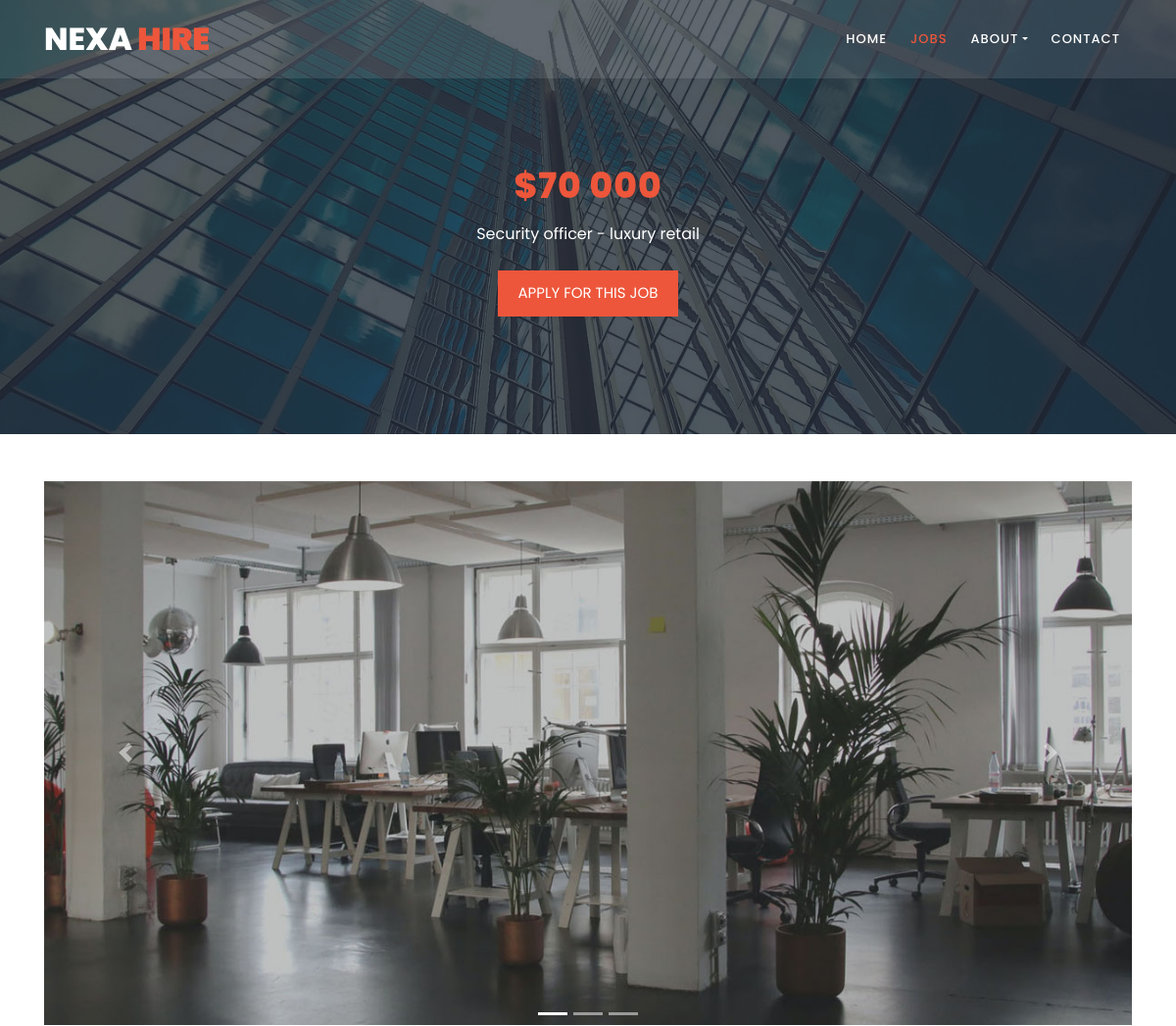
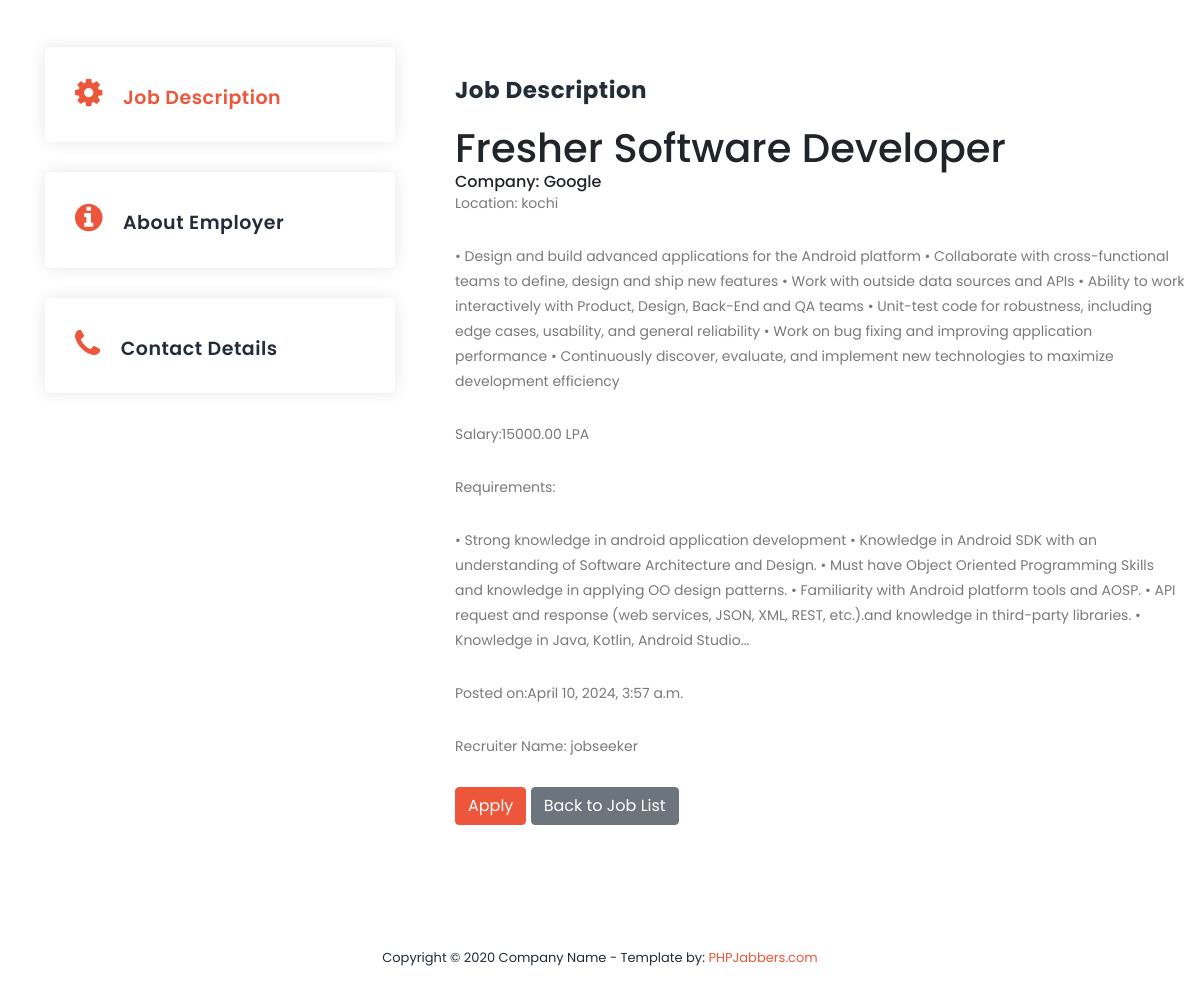
Page /jobs/job/1/ on the committed database (2 pictures, top to bottom).
### jobs/models.py (models this page shows, shortened)
class Job(models.Model):
    title = models.CharField(max_length=255)
    company_name = models.CharField(max_length=255)
    description = models.TextField()
    location = models.CharField(max_length=100)
    salary = models.DecimalField(max_digits=10, decimal_places=2)
    requirements = models.TextField()
    recruiter = models.ForeignKey(settings.AUTH_USER_MODEL, on_delete=models.CASCADE)
    created_at = models.DateTimeField(auto_now_add=True)
    company_logo = models.ImageField(upload_to='company_logos', default='https://cdn3.vectorstock.com/i/1000x1000/24/92/find-job-logo-icon-design-vector-22742492.jpg')

### account/models.py (models this page shows)
class User(AbstractUser):
    is_admin = models.BooleanField('Is admin', default=False)
    is_jobseeker = models.BooleanField('Is jobseeker', default=False)
    is_recruiter = models.BooleanField('Is recruiter', default=False)
    is_approved = models.BooleanField('Is approved', default=False)

### jobs/views.py (the view)
# urls.py: path('job/<int:pk>/', views.job_detail, name='job_detail'),
def job_detail(request, pk):
    job = get_object_or_404(Job, pk=pk)
    return render(request, 'jobs/job_detail.html', {'job': job})

### templates/jobs/job_detail.html (shortened to what this page needs)
{% load static%}
<!DOCTYPE html>
<html lang="en">
  <head>
    <link rel="stylesheet" type="text/css" href="{% static 'assets/css/bootstrap.min.css' %}">
    <link rel="stylesheet" type="text/css" href="{% static 'assets/css/font-awesome.css' %}">
    <link rel="stylesheet" href="{% static 'assets/css/style.css' %}">
    </head>
    <body>
    <header class="header-area header-sticky">
        <div class="container">
            <div class="row">
                <div class="col-12">
                    <nav class="main-nav">
                        <a href="index.html" class="logo">NEXA<em> HIRE</em></a>
                        <ul class="nav">
                            <li><a href="index.html">Home</a></li>
                            <li><a href="jobs.html" class="active">Jobs</a></li>
                            <li class="dropdown">
                                <a class="dropdown-toggle" data-toggle="dropdown" href="#" role="button" aria-haspopup="true" aria-expanded="false">About</a>
                            </li>
                            <li><a href="contact.html">Contact</a></li>
                        </ul>
                    </nav>
                </div>
            </div>
        </div>
    </header>
    <section class="section section-bg" id="call-to-action" style="background-image: url(assets/images/banner-image-1-1920x500.jpg)">
        <div class="container">
            <div class="row">
                <div class="col-lg-10 offset-lg-1">
                    <div class="cta-content">
                        <br>
                        <br>
                        <h2><em>$70 000</em></h2>
                        <p>Security officer - luxury retail</p>
                        <div class="main-button">
                          <a href="#">Apply for this Job</a>
                        </div>
                    </div>
                </div>
            </div>
        </div>
    </section>
    <section class="section" id="trainers">
        <div class="container">
            <br>
            <br>
            <div id="carouselExampleIndicators" class="carousel slide" data-ride="carousel">
              <ol class="carousel-indicators">
                <li data-target="#carouselExampleIndicators" data-slide-to="0" class="active"></li>
                <li data-target="#carouselExampleIndicators" data-slide-to="1"></li>
                <li data-target="#carouselExampleIndicators" data-slide-to="2"></li>
              </ol>
              <div class="carousel-inner">
                <div class="carousel-item active">
                  <img class="d-block w-100" src="{% static 'assets/images/job-image-1-1200x600.jpg' %}" alt="First slide">
                </div>
              </div>
              <a class="carousel-control-prev" href="#carouselExampleIndicators" role="button" data-slide="prev">
                <span class="carousel-control-prev-icon" aria-hidden="true"></span>
              </a>
              <a class="carousel-control-next" href="#carouselExampleIndicators" role="button" data-slide="next">
                <span class="carousel-control-next-icon" aria-hidden="true"></span>
              </a>
            </div>
            <br>
            <br>
            <div class="row" id="tabs">
              <div class="col-lg-4">
                <ul>
                  <li><a href='#tabs-1'><i class="fa fa-cog"></i> Job Description</a></li>
                  <li><a href='#tabs-2'><i class="fa fa-info-circle"></i> About Employer</a></li>
                  <li><a href='#tabs-3'><i class="fa fa-phone"></i> Contact Details</a></li>
                </ul>
              </div>
              <div class="col-lg-8">
                <section class='tabs-content' style="width: 100%;">
                  <article id='tabs-1'>
                    <h4>Job Description</h4>
                    <h1>{{ job.title }}</h1>
                    <h6>Company: {{ job.company_name }}</h6><p>Location: {{ job.location }}</p>
                    <p>{{ job.description }}</p>
                    <p>Salary:{{ job.salary }} LPA</p>
                    <p>Requirements:</p>
                    <p>{{ job.requirements }}</p>
                    <p>Posted on:{{ job.created_at }}</p>
                    <p>Recruiter Name: {{ job.recruiter }}</p>
                    <a href="{% url 'jobs:job_application' job_id=job.pk %}" class="btn btn-primary">Apply</a>
                    <a href="{% url 'jobs:job_list' %}" class="btn btn-secondary">Back to Job List</a>
                  </article>
                </section>
              </div>
            </div>
        </div>
    </section>
    <footer>
        <div class="container">
            <div class="row">
                <div class="col-lg-12">
                    <p>
                        Copyright © 2020 Company Name
                        - Template by: <a href="https://www.phpjabbers.com/">PHPJabbers.com</a>
                    </p>
                </div>
            </div>
        </div>
    </footer>
  </body>
</html>

### rows in the picture
Job: title "Fresher Software Developer", company_name "Google", location "kochi", description "• Design and build advanced applications for the Android platform • Collaborate with cross-functional teams to define, design and ship new features • Work with outside data sources and APIs • Ability to work interactively with Product, Design, Back-End and QA teams • Unit-test code for robustness, including edge cases, usability, and general reliability • Work on bug fixing and improving application performance • Continuously discover, evaluate, and implement new technologies to maximize development efficiency", salary "15000.00", requirements "• Strong knowledge in android application development • Knowledge in Android SDK with an understanding of Software Architecture and Design. • Must have Object Oriented Programming Skills and knowledge in applying OO design patterns. • Familiarity with Android platform tools and AOSP. • API request and response (web services, JSON, XML, REST, etc.).and knowledge in third-party libraries. • Knowledge in Java, Kotlin, Android Studio...", created_at "April 10, 2024, 3:57 a.m.", recruiter "jobseeker"
